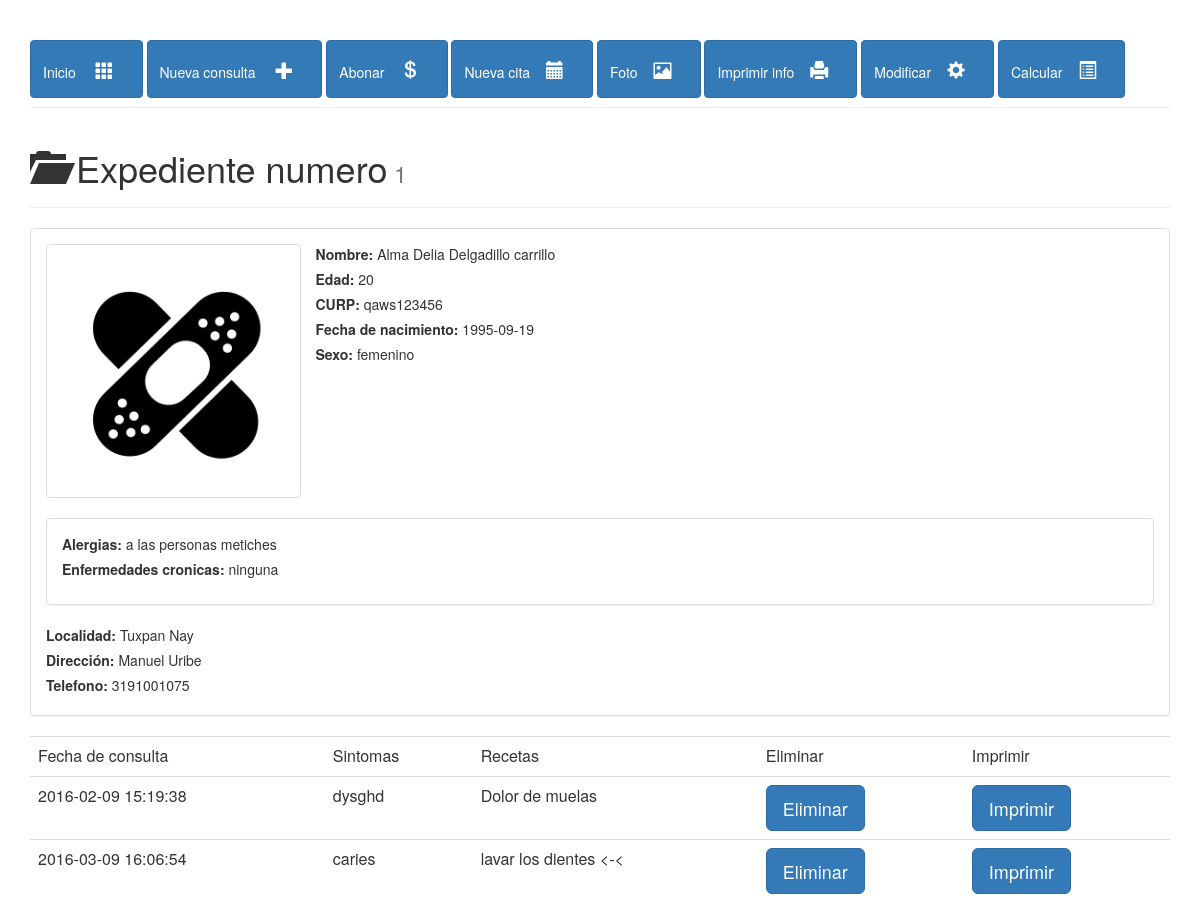
/connectar/paciente/expediente.php?pk_paciente=1, run on the app's committed database.
### tables this page shows
CREATE TABLE IF NOT EXISTS `paciente` (
  `pk_paciente` smallint(6) NOT NULL,
  `nombre` varchar(25) NOT NULL,
  `apellidos` varchar(40) NOT NULL,
  `curp` varchar(30) NOT NULL,
  `edad` int(3) NOT NULL,
  `fecha_nac` date NOT NULL,
  `sexo` varchar(10) NOT NULL,
  `enfermedades_cronicas` text NOT NULL,
  `alergias` varchar(40) NOT NULL,
  `localidad_origen` varchar(25) NOT NULL,
  `direccion` varchar(30) NOT NULL,
  `telefono` bigint(20) NOT NULL,
  `imagen` varchar(200) NOT NULL
);

CREATE TABLE IF NOT EXISTS `historial_paciente` (
  `pk_historial` smallint(6) NOT NULL,
  `fecha_consulta` timestamp NOT NULL DEFAULT CURRENT_TIMESTAMP ON UPDATE CURRENT_TIMESTAMP,
  `fk_paciente` smallint(6) NOT NULL,
  `sintomas` varchar(100) NOT NULL,
  `receta` varchar(100) NOT NULL,
  `foto_diagnostico` varchar(100) NOT NULL
);

### connectar/conectar.php (called while the page is built, shortened)
<?php
class Modelo
{
    public function __construct()
    {
        $this->_db = new mysqli(DB_HOST, DB_USER, DB_PASS, DB_NAME);
    }
}
?>

### connectar/paciente/expediente.php (the view, shortened to what this page needs)
<?php
require_once "../conectar.php";
$pk_paciente = $_GET['pk_paciente'];
class pModelo extends Modelo
{
    public function get_users($parametro = '')
    {
        $result = $this->_db->query("SELECT * FROM paciente where pk_paciente='$parametro'");
        $users = $result->fetch_all(MYSQLI_ASSOC);
        return $users;
    }
}
	$pModel = new pModelo();
    $p_users = $pModel->get_users($pk_paciente);
class h_pacienteModelo extends Modelo
{
    public function get_users($parametro='')
    {
        $result = $this->_db->query("SELECT * FROM historial_paciente where fk_paciente='$parametro'");
        $users = $result->fetch_all(MYSQLI_ASSOC);
        return $users;
    }
}
  $h_pacienteModel = new h_pacienteModelo();
    $h_paciente_users = $h_pacienteModel->get_users($pk_paciente);
class servicioModelo extends Modelo
{
    public function get_users()
    {
        $result = $this->_db->query('SELECT * FROM servicio');
        $users = $result->fetch_all(MYSQLI_ASSOC);
        return $users;
    }
}
?>
<!doctype html lang="es">
<html>
<head>
	<link rel="stylesheet" type="text/css" href="../../bootstrap/css/bootstrap.css" />
	</head>
	<body>
 <?php
 	foreach($p_users as $row):
?>
<div class="container">
<div class="page-header">
<a href="../../index.php"><button class="btn btn-primary" type="button">
 Inicio <span class="btn-lg glyphicon glyphicon-th"></span>
</button>
</a>
<a href="#"><button class="btn btn-primary" type="button" data-toggle="modal" data-target="#myModal2">
  Nueva consulta <span class="btn-lg glyphicon glyphicon-plus"></span>
</button>
</a>
<a href="#"><button class="btn btn-primary" type="button" data-toggle="modal" data-target="#abono">
  Abonar<span class="btn-lg glyphicon glyphicon-usd"></span>
</button>
</a>
<a href="#"><button class="btn btn-primary" type="button" data-toggle="modal" data-target="#cita">
  Nueva cita<span class="btn-lg glyphicon glyphicon-calendar"></span>
</button>
</a>
<a href="#"><button class="btn btn-primary" type="button" data-toggle="modal" data-target="#foto">
  Foto<span class="btn-lg glyphicon glyphicon-picture"></span>
</button>
</a>
<?php
echo "<a href=../historial_paciente/reporte_sintomas/paciente_pdf.php?pk_paciente=".$row['pk_paciente']." "; ?>onclick="return confirm('¿Deseas imprimir la informacion del expediente?','Confirma')" <?php echo">
<button class='btn btn-primary' type='button'>
 Imprimir info<span class='btn-lg glyphicon glyphicon-print'></span>
</button>
 </a>";
     ?>
     <?php
echo "<a href=modificar.php?curp=".$row['curp']." "; ?>onclick="return confirm('¿En verdad deseas Modificar este registrro?','Confirma')" <?php echo">
<button class='btn btn-primary' type='button'>
 Modificar<span class='btn-lg glyphicon glyphicon-cog'></span>
</button>
 </a>";
     ?>
<a href="#"><button class="btn btn-primary" type="button" data-toggle="modal" data-target="#servicios">
  Calcular<span class="btn-lg glyphicon glyphicon-list-alt"></span>
</button>
</a>
</div>
	<div class="page-header">
  <h1> <span class="glyphicon glyphicon-folder-open"></span> Expediente numero<small><?php echo" ".$row['pk_paciente'].""; ?></small></h1>
</div>
<div class="panel panel-default">
  <div class="panel-body">
<div class="row">
  <div class="col-xs-6 col-md-3">
    <a href="#" class="thumbnail">
    <?php
    $img=$row['imagen'];
    echo "<td><img  class='media-object' src='$img' ></td>";
?>
    </a>
  </div>
  <label>Nombre: </label><?php echo" ".$row['nombre'].""; echo" ".$row['apellidos']."<br>";?>
    <label> Edad: </label><?php  echo" ".$row['edad']."<br>";?>
    <label>CURP:</label> <?php echo" ".$row['curp']."<br>"; ?>
    <label>Fecha de nacimiento:</label><?php echo" ".$row['fecha_nac']."<br>"; ?>
  <label>Sexo:</label><?php  echo" ".$row['sexo'].""; ?>
</div>
  				<div class="panel panel-default">
 					 <div class="panel-body">
 						<label>Alergias:</label><?php echo" ".$row['alergias']." <br>";?>
  						<label> Enfermedades cronicas:</label><?php echo" ".$row['enfermedades_cronicas']."<br>";?>
  					</div>
				</div>
	<label>Localidad:</label><?php echo" ".$row['localidad_origen']."<br>"; ?>
	<label>Dirección:</label><?php  echo" ".$row['direccion']."<br>"; ?>
	<label>Telefono:</label><?php  echo" ".$row['telefono']."";?>
  </div>
</div>
<?php
	endforeach
?>
<table class="table">
<tr>
  <td>Fecha de consulta</td>
  <td>Sintomas</td>
  <td>Recetas</td>
  <td>Eliminar</td>
  <td>Imprimir</td>
 </tr>
 <?php
  foreach($h_paciente_users as $row):
 echo"<tr>";
    echo"<td>".$row['fecha_consulta']."</td>";
    echo"<td>".$row['sintomas']."</td>";
    echo"<td>".$row['receta']."</td>";
  echo "<td><a class='btn btn-primary btn-lg' href=../historial_paciente/eliminar_historial_paciente.php?pk_historial=".$row['pk_historial']." "; ?>onclick="return confirm('¿En verdad deseas eliminar este registrro?','Confirma')" <?php echo"> Eliminar </a></td>";
      echo "<td><a class='btn btn-primary btn-lg' href=../historial_paciente/pdf.php?pk_historial=".$row['pk_historial']." "; ?>onclick="return confirm('¿Deseas imprimir este registrro?','Confirma')" <?php echo"> Imprimir </a></td>";
echo"</tr>";
  endforeach
?>
</table>
</div>
</html>

### data on the page
paciente: pk_paciente "1", imagen (picture), nombre "Alma Delia", apellidos "Delgadillo carrillo", edad "20", curp "qaws123456", fecha_nac "1995-09-19", sexo "femenino", alergias "a las personas metiches", enfermedades_cronicas "ninguna", localidad_origen "Tuxpan Nay", direccion "Manuel Uribe", telefono "3191001075"
historial_paciente: fecha_consulta "2016-02-09 15:19:38", sintomas "dysghd", receta "Dolor de muelas"
historial_paciente: fecha_consulta "2016-03-09 16:06:54", sintomas "caries", receta "lavar los dientes <-<"
